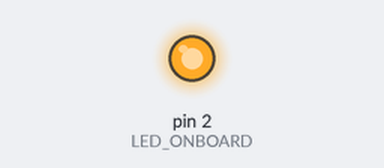
Bench run of a sketch on a simulated Arduino Uno, built with avr-gcc and run on an emulated ATmega328P. Shown: output pins drawn as LEDs (lit = HIGH). What the sketch prints to the serial monitor is not drawn.

Above: at 1.0 s.
At 3.0 s:
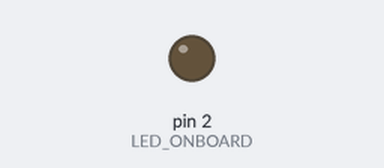
Timing chart, 0 to 5.2 s (numbered marks = the images above):
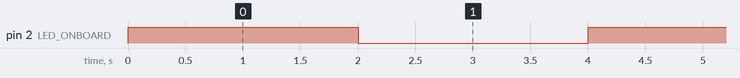

Measured:
- by itself, pin 2 (LED_ONBOARD): alternates HIGH for 2.0 s and LOW for 2.0 s

The sketch:

aula-02-04.ino
```cpp
// selecionar essa placa :DOIT ESP32 DEVKIT V1
// clicar no COM5 Serial
// -> = upload


#define LED_ONBOARD 2


void setup() {
  // Habilita porta serial com baudrate de 115200 bits/s
  //(padrão de ESP32)
  Serial.begin(115200);
  pinMode(LED_ONBOARD, OUTPUT);

}

void loop() {
  Serial.println("2TDSPK - 2025");

  //High: 3.3v -----> No arduino uno era 5v

  digitalWrite(LED_ONBOARD, HIGH);
  delay(2000);

  // Low: 0v
  digitalWrite(LED_ONBOARD, LOW);
  delay(2000);
}
```
